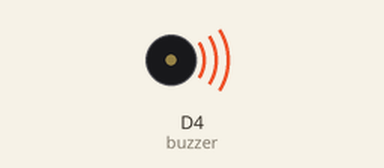
The sketch below on a simulated ESP8266 (NodeMCU). Parts: buzzer (waves = sounding, pin HIGH). What the sketch prints to the serial monitor is not drawn.

Above: at 0.5 s.
Timing chart, 0 to 4.6 s (numbered marks = the images above):
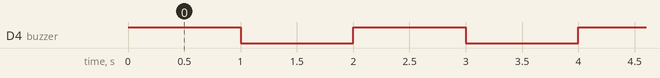

Measured:
- by itself, D4 (buzzer): alternates HIGH for 1.0 s and LOW for 1.0 s

The sketch:

buzzer.ino
```cpp
int buzzer=D4;
void setup() {
  // put your setup code here, to run once:
pinMode(buzzer,OUTPUT);
Serial.begin(9600);
}

void loop() {
  // put your main code here, to run repeatedly:
digitalWrite(buzzer,HIGH);
Serial.print("buzzer is on\n");
delay(1000);
digitalWrite(buzzer,LOW);
Serial.print("buzzer is off\n");
delay(1000);
}
```
